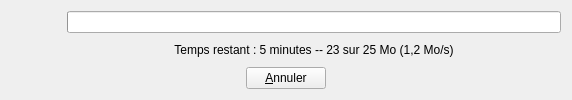
<?xml version="1.0" encoding="UTF-8"?>
<ui version="4.0">
 <class>AbulEduDownloadProgressBar</class>
 <widget class="QWidget" name="AbulEduDownloadProgressBar">
  <property name="windowModality">
   <enum>Qt::ApplicationModal</enum>
  </property>
  <property name="geometry">
   <rect>
    <x>0</x>
    <y>0</y>
    <width>572</width>
    <height>100</height>
   </rect>
  </property>
  <property name="windowTitle">
   <string>Téléchargement en cours ...</string>
  </property>
  <layout class="QGridLayout" name="gridLayout">
   <item row="0" column="0" rowspan="2">
    <widget class="QLabel" name="AbulEduDownloadProgressBarLblImage">
     <property name="maximumSize">
      <size>
       <width>50</width>
       <height>16777215</height>
      </size>
     </property>
     <property name="text">
      <string/>
     </property>
    </widget>
   </item>
   <item row="0" column="1" colspan="3">
    <widget class="QProgressBar" name="AbulEduDownloadProgressBarProgressBar">
     <property name="value">
      <number>0</number>
     </property>
     <property name="format">
      <string/>
     </property>
    </widget>
   </item>
   <item row="1" column="1" colspan="3">
    <widget class="QLabel" name="AbulEduDownloadProgressBarLblTexte">
     <property name="text">
      <string>Temps restant : 5 minutes -- 23 sur 25 Mo (1,2 Mo/s)</string>
     </property>
     <property name="alignment">
      <set>Qt::AlignCenter</set>
     </property>
    </widget>
   </item>
   <item row="2" column="0" colspan="4">
    <layout class="QHBoxLayout" name="AbulEduDownloadProgressBarHorizontalLayout">
     <item>
      <spacer name="AbulEduDownloadProgressBarHorizontalSpacer">
       <property name="orientation">
        <enum>Qt::Horizontal</enum>
       </property>
       <property name="sizeHint" stdset="0">
        <size>
         <width>40</width>
         <height>20</height>
        </size>
       </property>
      </spacer>
     </item>
     <item>
      <widget class="QPushButton" name="AbulEduDownloadProgressBarBtnCancel">
       <property name="text">
        <string>&amp;Annuler</string>
       </property>
      </widget>
     </item>
     <item>
      <spacer name="AbulEduDownloadProgressBarHorizontalSpacer_2">
       <property name="orientation">
        <enum>Qt::Horizontal</enum>
       </property>
       <property name="sizeHint" stdset="0">
        <size>
         <width>40</width>
         <height>20</height>
        </size>
       </property>
      </spacer>
     </item>
    </layout>
   </item>
  </layout>
 </widget>
 <resources/>
 <connections/>
</ui>
